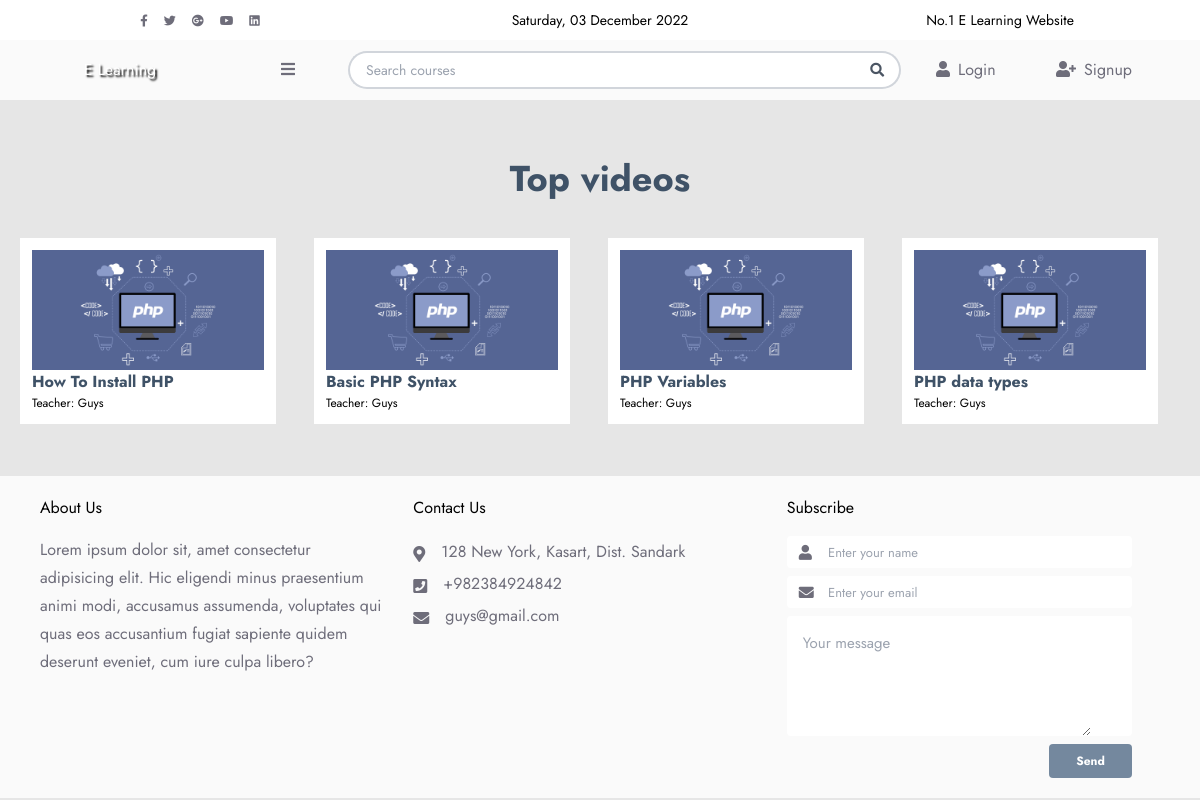
/topic_videos.php?course_id=5, run on the app's committed database.
### tables this page shows
CREATE TABLE `course_video_topics` (
  `id` int NOT NULL AUTO_INCREMENT,
  `video_path` varchar(255) DEFAULT NULL,
  `topic_name` varchar(255) DEFAULT NULL,
  `topic_image` varchar(255) DEFAULT NULL,
  `course_id` int DEFAULT NULL,
  PRIMARY KEY (`id`),
  KEY `course_video_fk` (`course_id`),
  CONSTRAINT `course_video_fk` FOREIGN KEY (`course_id`) REFERENCES `course_videos` (`id`)
);

### inc/function.php (called while the page is built, shortened)
<?php
function course_topic_videos($course_id)
{
    include("connect.php");
    $topic_list = [];
    $query = $con->prepare("select * from course_video_topics where course_id=:course_id");
    $query->bindParam("course_id", $course_id);
    $query->setFetchMode(PDO::FETCH_ASSOC);
    $query->execute();
    while ($row = $query->fetch()) {
        $topic_list[] = $row;
    }
    return $topic_list;
}

### inc/topic_videos.php (the view)
<div id="top-course">
    <h3>Top videos</h3>
    <div class="grid grid-col-4 grid-gap-2 mt-4">
        <?php
        $course_id = $_GET['course_id'];
        $topics = course_topic_videos($course_id);
        foreach ($topics as $topic) { ?>
            <div class="course-card">
                <a href="topic_video.php?topic_video_id=<?php echo $topic["id"] ?>">
                    <img src="<?php echo $topic["topic_image"] ?>" alt="">
                    <h3><?php echo $topic["topic_name"] ?></h3>
                    <h5>Teacher: Guys</h5>
                </a>
            </div>
        <?php } ?>
    </div>
</div>

### css/style.css (style rules this page uses)
:root { --bgColor: #fff; --secondaryBgColor: #fafafa; --darkTextTitleColor: #000; --darkTextColor: #6e6d7a; }
* { margin: 0; padding: 0; box-sizing: border-box; }
body { background: #e6e6e6; font-family: 'Jost', sans-serif; }
#top-course { width: 100%; padding: 1.25rem; box-sizing: border-box; }
#top-course h3 { text-align: center; color: #3f5267; font-weight: bold; font-size: 2.25rem; font-family: 'Jost', sans-serif; }
.course-card { background: #fff; padding: 0.75rem; transition: all 250ms ease-in-out; width: 16rem; }
.course-card a { text-decoration: none; }
.course-card img { width: 100%; height: 120px; object-fit: cover; }
.course-card a h3 { color: #3f5267; font-size: 1rem; font-weight: normal; text-align: left; }
#top-course .course-card a h3 { font-size: 1rem; text-align: left; }
.course-card a h5 { font-size: 12px; font-weight: normal; text-align: left; }
.grid { display: grid; grid-template-columns: repeat(5, auto); }
.grid-gap-2 { grid-gap: 1rem; }
.grid-col-4 { grid-template-columns: repeat(4, auto); }

### css/function.css (style rules this page uses)
.mt-4 { margin-top: 2rem; }

### data on the page
course_video_topics: topic_image (picture), topic_name "How To Install PHP"
course_video_topics: topic_image (picture), topic_name "Basic PHP Syntax"
course_video_topics: topic_image (picture), topic_name "PHP Variables"
course_video_topics: topic_image (picture), topic_name "PHP data types"
